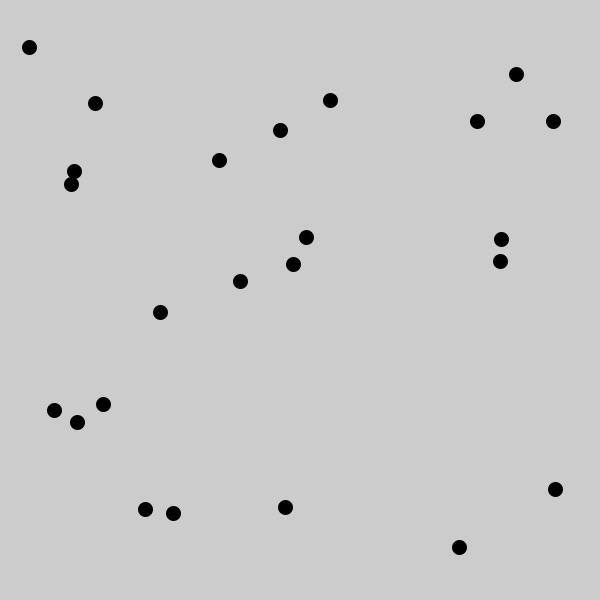
Frame 1 (no input)
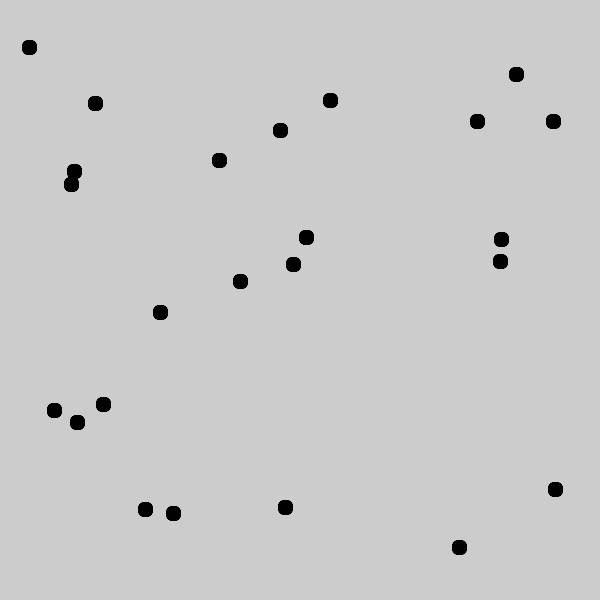
Frame 60 (the mouse pressed at the canvas centre just before this capture)
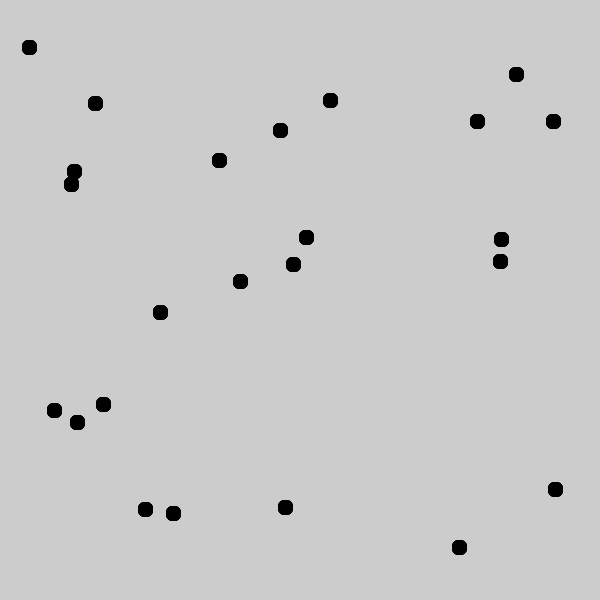
Frame 120 (the mouse held since frame 60 and released just before this capture)

The Processing sketch that drew these frames (run headless with seeded random() and noise(); from frame 60 on, the mouse is pressed at the canvas centre):

// Processing sketch: visualPathfinding
// ── visualPathfinding.pde
//Erdos-Renyi model for building random graphs

// Visually display the algorithms for the following
//A*
//Dijkstra's
//bfs

import java.util.Random;
int numPoints = 25, graphDim = 600;
Graph graph1;


void setup() {
  size(600, 600);
  graph1 = new Graph(numPoints, graphDim);
  graph1.createPoints();
}

void draw() { 
  graph1.drawGraph();
}
// ── Graph.pde
class Graph {
  private int numNodes, dim;
  private Node[] nodes;


  Graph(int numPoints, int dim) {
    this.numNodes = numPoints;
    this.dim = dim;
  }

// n is number of verticies
// p is probability edge(i,j) exists 
// m is number of edges


  public void createPoints() {
    Random rand = new Random();
    nodes = new Node[numPoints];

    for (int i =0; i<numNodes; i++) {
      int randx=rand.nextInt(int(dim));
      int randy=rand.nextInt(int(dim));
      nodes[i] = new Node(randx, randy, 15);
    }
  }


  public void drawGraph() {
    for (int i =0; i<numNodes-1; i++) {
      nodes[i].drawNode();
    }
  }
}
// ── Node.pde
class Node {
  private int x;
  private int y;
  private color clr;
  private int size;
  
  
  Node(int x,int y, int size){
   this.x = x;
   this.y = y;
   this.size = size;
   this.clr = color(0,0,0);
  }
  
  Node(int x,int y,int size,color clr){
   this.x = x;
   this.y = y;
   this.clr = clr;
   this.size = size;
  }
  
  public void drawNode(){
     strokeWeight(size);
     point(x,y);
  }
  
  
  
  
  
  
}
